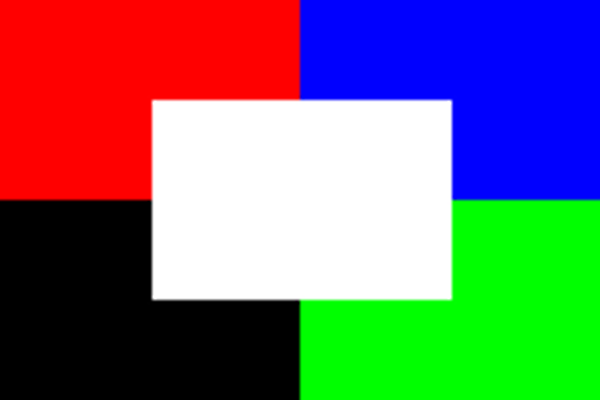
#> input picture Learn PYTHON_Python OGREN/11_Yapay Zeka Artificial Intelligence/opencv_projects/images/ornekresim01_600x400.png, 600 x 400 px
$ python 'opencv_36 merge (birleştirme).py'
#> lines starting #> are read from the running program, lines starting #| are printed output that depends on the picture
import cv2

r = cv2.imread("images/ornekresim01_600x400.png")
#> r is the input picture: shape (400, 600, 3); mean B, G, R 111.4, 111.4, 111.8

m, y, k = cv2.split(r)
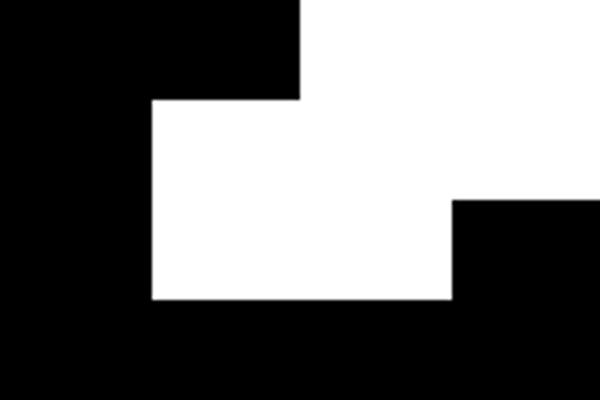
#> m: shape (400, 600); min 0, max 255, mean 111.4
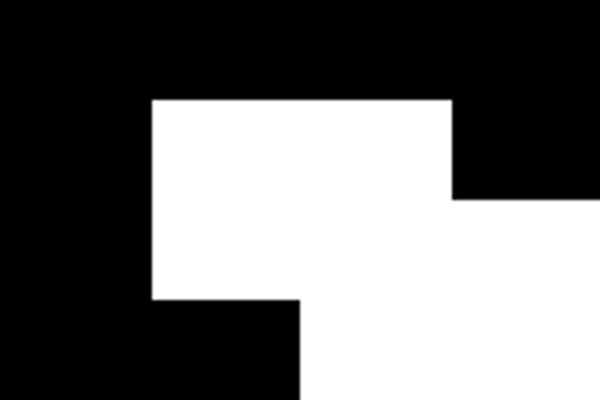
#> y: shape (400, 600); min 0, max 255, mean 111.4
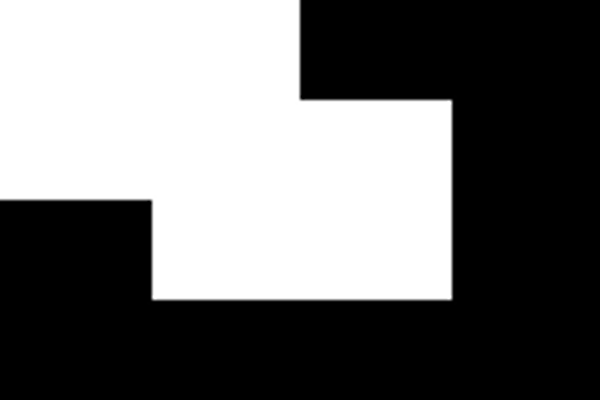
#> k: shape (400, 600); min 0, max 255, mean 111.8
r2 = cv2.merge((m,y,y)) # (m,y,r) olunca orjinal ile aynı olur
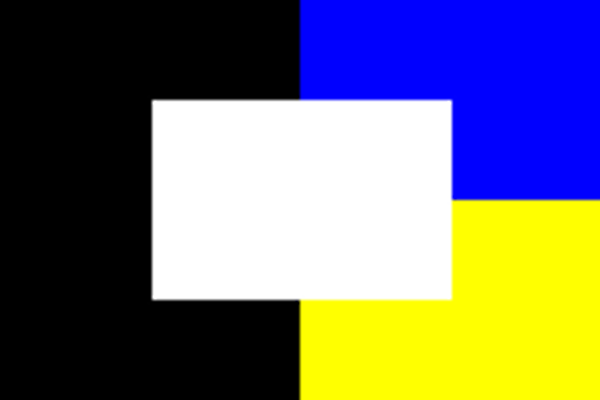
#> r2: shape (400, 600, 3); mean of channels 0, 1, 2 111.4, 111.4, 111.4; drawn as B, G, R

cv2.imshow("Orjinal      ", r)
cv2.imshow("Mavi + yesil ", r2)
# cv2.imshow("Maviler     ", m)
# cv2.imshow("Yeşiller    ", y)
# cv2.imshow("Kırmızılar  ", k)


cv2.waitKey(0)
cv2.destroyAllWindows()

$ run again, with Learn PYTHON_Python OGREN/11_Yapay Zeka Artificial Intelligence/opencv_projects/images/top1_32x32.png copied over Learn PYTHON_Python OGREN/11_Yapay Zeka Artificial Intelligence/opencv_projects/images/ornekresim01_600x400.png
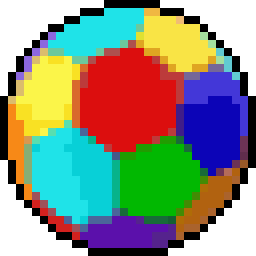
#> input picture Learn PYTHON_Python OGREN/11_Yapay Zeka Artificial Intelligence/opencv_projects/images/top1_32x32.png, 256 x 256 px
#> r is the input picture: shape (256, 256, 3); mean B, G, R 126.1, 143.2, 137
#> `m, y, k = cv2.split(r)`:
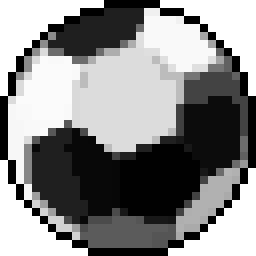
#> k: shape (256, 256); min 0, max 255, mean 137
#> `r2 = cv2.merge((m,y,y))`:
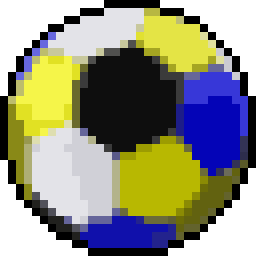
#> r2: shape (256, 256, 3); mean of channels 0, 1, 2 126.1, 143.2, 143.2; drawn as B, G, R
